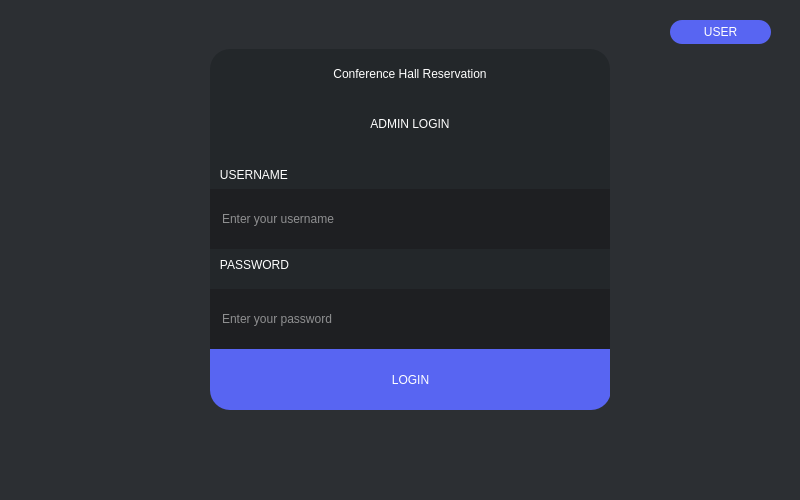
<?xml version="1.0" encoding="UTF-8"?>
<ui version="4.0">
 <class>Dialog</class>
 <widget class="QDialog" name="Dialog">
  <property name="geometry">
   <rect>
    <x>0</x>
    <y>0</y>
    <width>800</width>
    <height>500</height>
   </rect>
  </property>
  <property name="windowTitle">
   <string>Dialog</string>
  </property>
  <widget class="QWidget" name="widget" native="true">
   <property name="geometry">
    <rect>
     <x>0</x>
     <y>0</y>
     <width>801</width>
     <height>501</height>
    </rect>
   </property>
   <property name="styleSheet">
    <string notr="true">QWidget#widget{background-color:rgb(44, 47, 51)}</string>
   </property>
   <widget class="QFrame" name="loginCard">
    <property name="geometry">
     <rect>
      <x>210</x>
      <y>49</y>
      <width>400</width>
      <height>361</height>
     </rect>
    </property>
    <property name="styleSheet">
     <string notr="true">QFrame#loginCard {
    background-color: #23272A;
    border-radius: 20px;
}
</string>
    </property>
    <property name="frameShape">
     <enum>QFrame::Shape::StyledPanel</enum>
    </property>
    <property name="frameShadow">
     <enum>QFrame::Shadow::Raised</enum>
    </property>
    <widget class="QLabel" name="titleLabel">
     <property name="geometry">
      <rect>
       <x>0</x>
       <y>0</y>
       <width>400</width>
       <height>50</height>
      </rect>
     </property>
     <property name="styleSheet">
      <string notr="true">font: 900 16pt &quot;Segoe UI&quot;; color: white;</string>
     </property>
     <property name="text">
      <string>Conference Hall Reservation</string>
     </property>
     <property name="alignment">
      <set>Qt::AlignmentFlag::AlignCenter</set>
     </property>
    </widget>
    <widget class="QLabel" name="label">
     <property name="geometry">
      <rect>
       <x>0</x>
       <y>110</y>
       <width>401</width>
       <height>31</height>
      </rect>
     </property>
     <property name="styleSheet">
      <string notr="true">font: 700 10pt &quot;Segoe UI&quot;; color: rgb(255, 255, 255);</string>
     </property>
     <property name="text">
      <string>   USERNAME</string>
     </property>
    </widget>
    <widget class="QLabel" name="label_2">
     <property name="geometry">
      <rect>
       <x>0</x>
       <y>200</y>
       <width>400</width>
       <height>31</height>
      </rect>
     </property>
     <property name="styleSheet">
      <string notr="true">font: 700 10pt &quot;Segoe UI&quot;; color: rgb(255, 255, 255);</string>
     </property>
     <property name="text">
      <string>   PASSWORD</string>
     </property>
    </widget>
    <widget class="QLineEdit" name="usernameLineEdit">
     <property name="geometry">
      <rect>
       <x>0</x>
       <y>140</y>
       <width>400</width>
       <height>60</height>
      </rect>
     </property>
     <property name="styleSheet">
      <string notr="true">QLineEdit {
    background-color: #1E1F22;
    border: none;
    color: white;
    padding-left: 10px;
}
QLineEdit:focus {
    border: 1px solid #5865F2;
}
</string>
     </property>
     <property name="placeholderText">
      <string>Enter your username</string>
     </property>
    </widget>
    <widget class="QLineEdit" name="passwordLineEdit">
     <property name="geometry">
      <rect>
       <x>0</x>
       <y>240</y>
       <width>400</width>
       <height>60</height>
      </rect>
     </property>
     <property name="styleSheet">
      <string notr="true">QLineEdit {
    background-color: #1E1F22;
    border: none;
    color: white;
    padding-left: 10px;
}
QLineEdit:focus {
    border: 1px solid #5865F2;
}
</string>
     </property>
     <property name="echoMode">
      <enum>QLineEdit::EchoMode::Password</enum>
     </property>
     <property name="placeholderText">
      <string>Enter your password</string>
     </property>
    </widget>
    <widget class="QPushButton" name="loginButton">
     <property name="geometry">
      <rect>
       <x>0</x>
       <y>300</y>
       <width>401</width>
       <height>61</height>
      </rect>
     </property>
     <property name="styleSheet">
      <string notr="true">QPushButton {
    font: 700 16pt &quot;Segoe UI&quot;;
    color: white;
    background-color: #5865F2;
    border-bottom-left-radius: 20px;
    border-bottom-right-radius: 20px;
}
QPushButton:hover {
    background-color: #4752C4;
}
</string>
     </property>
     <property name="text">
      <string>LOGIN</string>
     </property>
    </widget>
    <widget class="QLabel" name="titleLabel_2">
     <property name="geometry">
      <rect>
       <x>0</x>
       <y>50</y>
       <width>400</width>
       <height>50</height>
      </rect>
     </property>
     <property name="styleSheet">
      <string notr="true">font: 900 16pt &quot;Segoe UI&quot;; color: white;</string>
     </property>
     <property name="text">
      <string>ADMIN LOGIN</string>
     </property>
     <property name="alignment">
      <set>Qt::AlignmentFlag::AlignCenter</set>
     </property>
    </widget>
   </widget>
   <widget class="QPushButton" name="UserLoginPageButton">
    <property name="geometry">
     <rect>
      <x>670</x>
      <y>20</y>
      <width>101</width>
      <height>24</height>
     </rect>
    </property>
    <property name="styleSheet">
     <string notr="true">QPushButton {
	font: 700 10pt &quot;Segoe UI&quot;;
    color: white;
    background-color: #5865F2;
border-radius: 12px;
}
QPushButton:hover {
    background-color: #4752C4;
}</string>
    </property>
    <property name="text">
     <string>USER</string>
    </property>
    <property name="icon">
     <iconset>
      <normaloff>icons/user-32.ico</normaloff>icons/user-32.ico</iconset>
    </property>
   </widget>
  </widget>
 </widget>
 <resources/>
 <connections/>
</ui>
